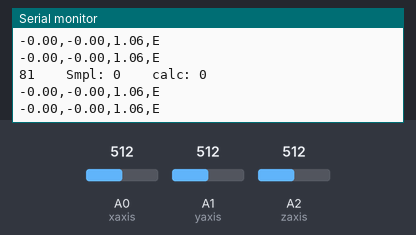
The sketch below on a simulated Arduino Mega 2560, built with avr-gcc and run on an emulated ATmega2560. On the bench: the last lines printed to the serial monitor. The test bench sets the inputs (shaded band); at power-on: A0 (xaxis) = 512, A1 (yaxis) = 512, A2 (zaxis) = 512.

Above: at 2.8 s.
2.9 s: A0 (xaxis) set to 716
At 2.95 s:
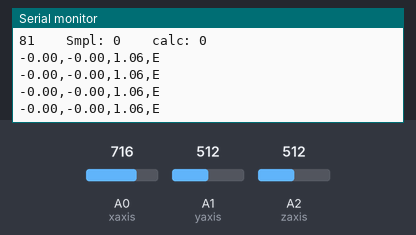
4.4 s: A1 (yaxis) set to 716
At 4.44 s:
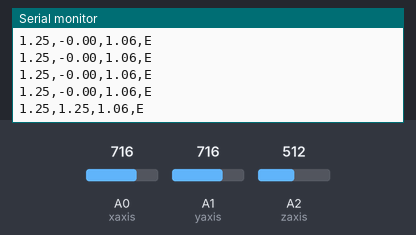
5.9 s: A2 (zaxis) set to 716
At 5.92 s:
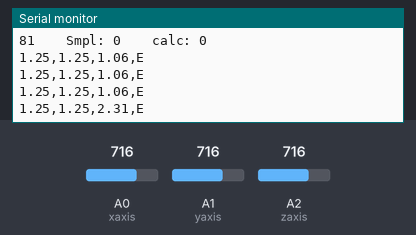
7.4 s: A0 (xaxis) set to 900
At 8.75 s:
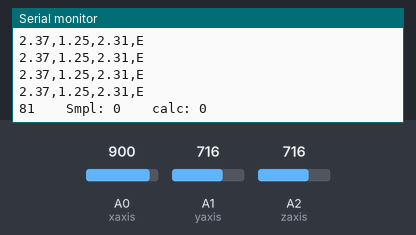
8.9 s: A1 (yaxis) set to 900
At 8.94 s:
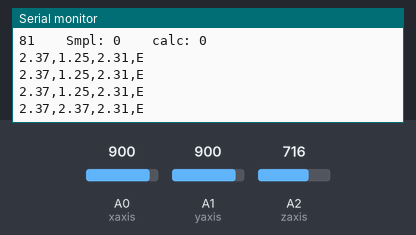
10.4 s: A2 (zaxis) set to 900
At 10.42 s:
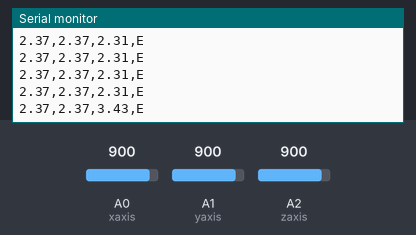
Timing chart, 0 to 12.9 s (numbered marks = the images above; inputs shaded):
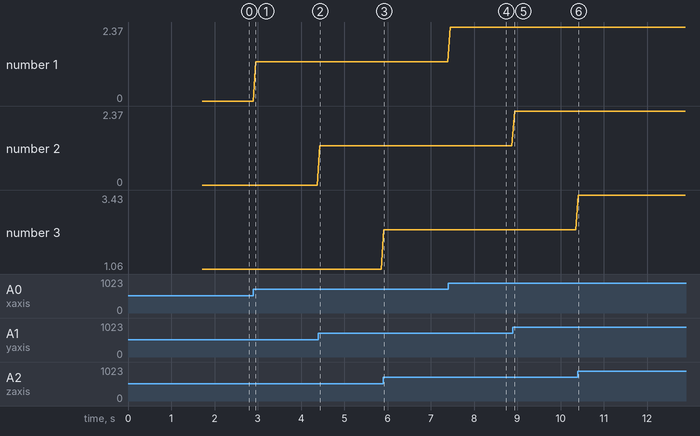

Measured:
- after the input at 4.4 s, the serial monitor: prints a new line at once (image 2)
- after the input at 5.9 s, the serial monitor: prints a new line at once (image 3)
- after the input at 7.4 s, the serial monitor: prints a new line after 0.06 s (image 4)
- after the input at 8.9 s, the serial monitor: prints a new line at once (image 5)
- after the input at 10.4 s, the serial monitor: prints a new line at once (image 6)
- plotted number 1: 0 → 1.25 after the input at 2.9 s, 1.25 → 2.37 after the input at 7.4 s
- plotted number 3: 1.06 → 2.31 after the input at 5.9 s, 2.31 → 3.43 after the input at 10.4 s

The sketch:

Accel1_15.ino
```cpp
//#define DEBUGMODE

const float RESOLUTION=800; //0.8 v/g -> resolucion de 1.5g -> 800mV/g
const float VOLTAGE=3.3;  //voltage al que está conectado el acelerómetro

const float ZOUT_1G = 850;   // mv Voltage en Zout a 1G

const int NADJ  = 50;        // Número de lecturas para calcular el error

// Entradas analógicas donde van los sensores
const int xaxis = 0;
const int yaxis = 1;
const int zaxis = 2;

float XError,YError,ZError;
float xd,yd,zd,z,x,y;

// Acc Timers
unsigned long accTimer;
unsigned long lastAccTimer;
unsigned long timeToRead = 0;
unsigned long lastTimeToRead = 0;


// delta T control the routine frequency
float deltaT = 5;
float timerLoop = 0, timerReading = 0, timerSec = 0;
float timerRoutine = 0, count = 0;
float redingTime = 0, samplingTime = 0, calcTime =0, printTime = 0;
float k=0, kM1=0, kMReading = 0, kMRoutine=0, kMLoop=0, secRoutine=0;

byte mode;

// Define various ADC prescaler
const unsigned char PS_16 = (1 << ADPS2);
const unsigned char PS_32 = (1 << ADPS2) | (1 << ADPS0);
const unsigned char PS_64 = (1 << ADPS2) | (1 << ADPS1);
const unsigned char PS_128 = (1 << ADPS2) | (1 << ADPS1) | (1 << ADPS0);


boolean processing = false;
// Timer variables
volatile int cont = 0;
volatile int contSamples=0;
volatile int contCalc=0;

volatile float angleXAcc;
volatile float angleYAcc;

volatile float aax,aay,aaz;
volatile float alphaA = 0.2, alphaW = 0.8;

void setup()
{
 Serial.begin(115200); // 9600 bps
 pinMode(xaxis,INPUT);
 pinMode(yaxis,INPUT);
 pinMode(zaxis,INPUT);

 XError =  AccelAdjust(xaxis);
 Serial.print("Error X: ");
 Serial.println(XError);
 YError =  AccelAdjust(yaxis);
 Serial.print("Error Y: ");
 Serial.println(YError);
 ZError =  AccelAdjust(zaxis);
 Serial.print("Error Z: ");
 Serial.println(ZError);
 ZError = ZError - ZOUT_1G;
 Serial.print("now: ");
 Serial.println(ZError);

 // Timer settings
   // Initialize Timer
  cli();
  TCCR3A = 0;
  TCCR3B = 0;

  // Set compare match register to the desired timer count
  //OCR3A=77; //16*10^6/(200Hz*1024)-1 = 77 -> 200 Hz
  OCR3A=193; //16*10^6/(80Hz*1024)-1 = 193 -> 80 Hz
  //OCR3A=780; //16*10^6/(20Hz*1024)-1 = 780 -> 20 Hz
  //OCR3A=50; //16*10^6/(308Hz*1024)-1 = 50 -> 308 Hz

  TCCR3B |= (1 << WGM32);
  // Set CS10 and CS12 bits for 1024 prescaler:
  TCCR3B |= (1 << CS30) | (1 << CS32);
  // enable timer compare interrupt:
  TIMSK3 |= (1 << OCIE3B);

  // enable global interrupts:
  sei();

 // ADC Tuning
 ADCSRA &= ~PS_128;  // remove bits set by Arduino library
 // you can choose a prescaler from above.
 // PS_16, PS_32, PS_64 or PS_128
 ADCSRA |= PS_32;    // set our own prescaler to 64

}

void loop()
{
 //accRoutine();
 serialRoutine();
 delay(20);
}

ISR(TIMER3_COMPB_vect)
{
  // Mettilo altrimenti non funziona
  sei();
  // Update x, y, and z with new values 100 ns
  //read values
  //getGyroValues();
  getAcc();
  calcAngle();
  cont++;
}

void getAcc() //ISR
{
   x=analogRead(xaxis);
   y=analogRead(yaxis);
   z=analogRead(zaxis);

   aax = (((x*5000.0)/1023.0)-XError)/RESOLUTION;
   aay = (((y*5000.0)/1023.0)-YError)/RESOLUTION;
   aaz = (((z*5000.0)/1023.0)-ZError)/RESOLUTION;

   // gets the value sample time
   accTimer = micros() - lastAccTimer;
   // updates last reading timer
   lastAccTimer = micros();
}

void calcAngle() //ISR
{
  /*
   volatile float accs[3];
   accs[0] = (((aax*5000.0)/1023.0)-XError)/RESOLUTION;
   accs[1] = (((aay*5000.0)/1023.0)-YError)/RESOLUTION;
   accs[2] = (((aaz*5000.0)/1023.0)-ZError)/RESOLUTION;
   */
   /*
   accButter3(accs);
   axF = accs[0];
   ayF = accs[1];
   azF = accs[2];

   */
//  angleXAcc = (atan2(-accs[0],accs[2])) * RAD_TO_DEG;
//  angleYAcc = (atan2(accs[1],accs[2])) * RAD_TO_DEG;
  angleXAcc = (atan2(-aax,aaz)) * RAD_TO_DEG;
  angleYAcc = (atan2(aay,aaz)) * RAD_TO_DEG;
}

void wFilter(volatile float val[])
{
  val[0] = (1-alphaW)*x + alphaW*val[0];
  val[1] = (1-alphaW)*y + alphaW*val[1];
  val[2] = (1-alphaW)*z + alphaW*val[2];
}

void accFilter(volatile float val[])
{
  val[0] = (1-alphaA)*aax + alphaW*val[0];
  val[1] = (1-alphaA)*aay + alphaW*val[1];
  val[2] = (1-alphaA)*aaz + alphaW*val[2];
}

void serialRoutine()
{

  timerSec = micros()-secRoutine;
   lastTimeToRead = micros();

   if (timerSec >= 1000000)
  {
    secRoutine = micros();
    Serial.print(cont);
    Serial.print("    Smpl: ");
    Serial.print(contSamples);
    Serial.print("    calc: ");
    Serial.println(contCalc);
    /*
    Serial.print("    wX: ");
    Serial.print(wF[0]);
    Serial.print("    Wy: ");
    Serial.println(wF[1]);
    Serial.print("    Wz: ");
    Serial.println(wF[2]);
    */
    cont=0;
    contSamples=0;
    contCalc=0;
  }

  timerRoutine = micros()-kMRoutine;
  if (timerRoutine >= deltaT*1000)
  {
    kMRoutine = micros();
    count += 1;
    if (count >= 3)
    {
      count = 0;
      //printSerialAngle();
      printAcc();
      //printT();
    }
  }
}

void printAcc()
{
  Serial.print(aax);
   Serial.print(",");
   Serial.print(aay);
   Serial.print(",");
   Serial.print(aaz);
   Serial.print(",");
   Serial.println("E");
}

void printSerialAngle()
{
   Serial.print(angleXAcc);
   Serial.print(",");
   Serial.println(angleYAcc);
}

float AccelAdjust(int axis)
{
 float acc = 0;
 for (int j=0;j<NADJ;j++)
 {
   float lectura=analogRead(axis);
   acc = acc + ((lectura*5000)/1023.0);
   delay(11); //número primo para evitar ciclos de lectura proporcionales
 }
 return acc/NADJ;
}
```
